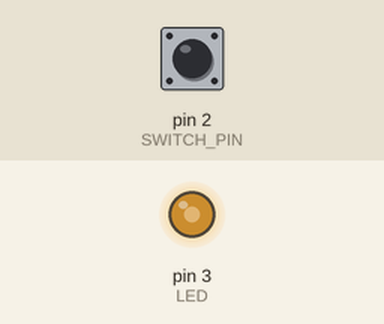
Simulated run of this sketch. Board: Arduino Uno, built with avr-gcc and run on an emulated ATmega328P. Parts: output pins drawn as LEDs (lit = HIGH). The test bench sets the inputs (shaded band); at power-on: pin 2 (SWITCH_PIN) LOW.

Above: at 1.5 s.
At 3.5 s:
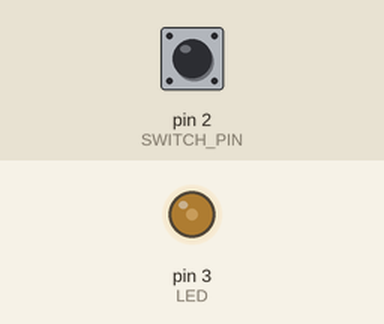
6.1 s: pin 2 (SWITCH_PIN) pulled HIGH for 3 s
At 9.4 s:
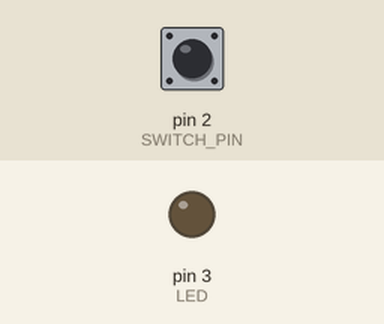
Timing chart, 0 to 16.6 s (numbered marks = the images above; inputs shaded):
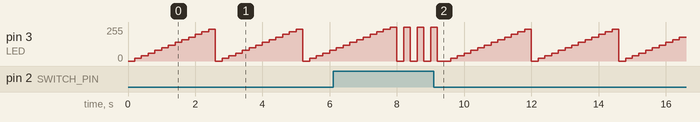

The sketch:

fade_or_blink.ino
```cpp
#define LED 3
#define SWITCH_PIN 2

void setup() {
  pinMode(LED, OUTPUT);
  pinMode(SWITCH_PIN, INPUT);

}

void loop() {
  int value = LOW;
  value = digitalRead(SWITCH_PIN);
  if (value == HIGH) {
    blinkMode();
  } else {
    fadeMode();
  }

}

void fadeMode() {
  for (int i = 0; i <= 255; i+= 20) {
    analogWrite(LED, i);
    delay(200);
  }
  digitalWrite(LED, LOW);
}

void blinkMode(){
  digitalWrite(LED, HIGH);
  delay(200);
  digitalWrite(LED, LOW);
  delay(200);
}
```
